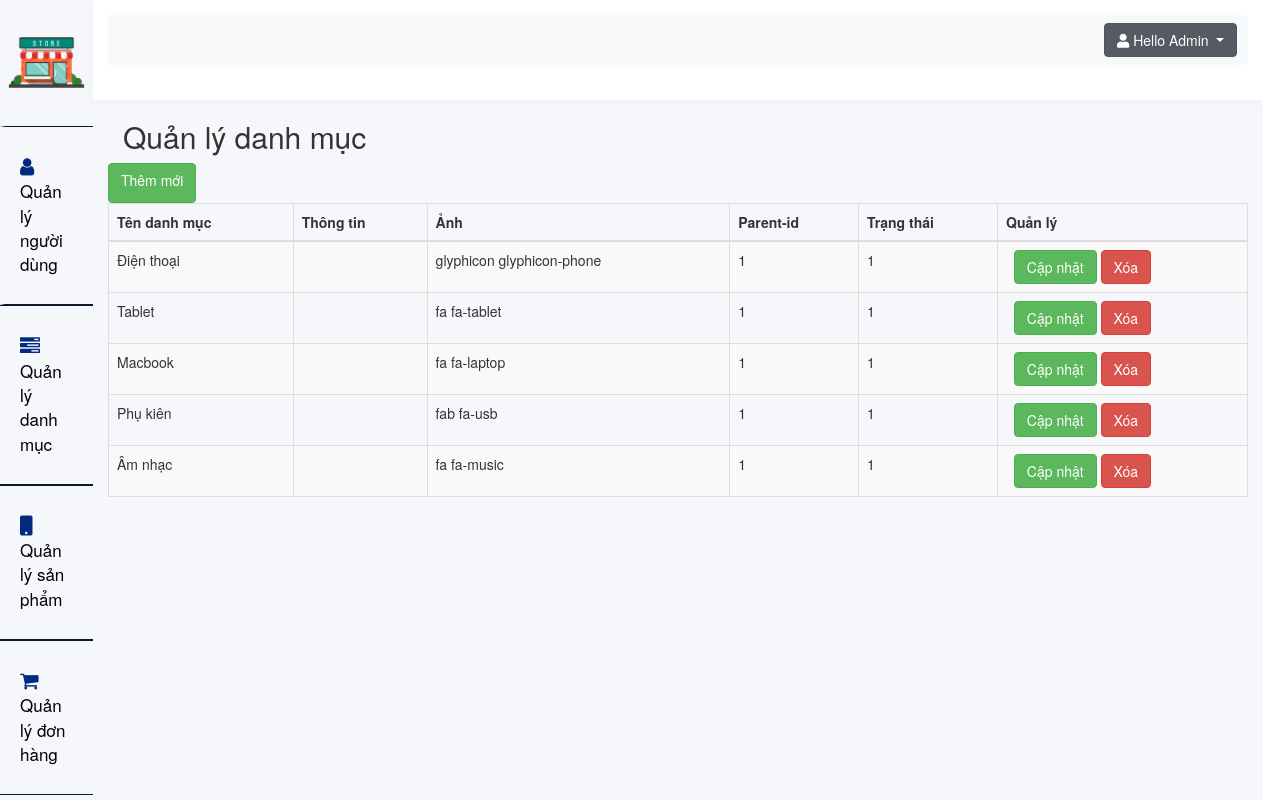
The page /admin/category-index.php on the database its author committed.
### tables this page shows
CREATE TABLE `categories` (
  `id` int(11) NOT NULL,
  `name` varchar(255) NOT NULL,
  `description` text NOT NULL,
  `thumbnail` varchar(255) NOT NULL,
  `parent_id` int(11) NOT NULL,
  `status` tinyint(1) NOT NULL
);

### admin/category-index.php (the view, shortened to what this page needs)
<?php  include_once'blocks/s.php'?>
<?php include_once'blocks/h.php' ?>
            <div class="information">
                <div class="info container">
                	<h2>Quản lý danh mục</h2>
                    <div class="row">
                    	<?php echo '<a class="btn btn-success" href="create-category.php">Thêm mới</a>';?>
                    	<br>
                    	<br>
                       <table class="table table-striped table-bordered">
              	<thead>
	                <tr>
	                  	<th>Tên danh mục</th>
	                  	<th>Thông tin</th>
	                  	<th>Ảnh</th>
	                  	<th>Parent-id</th>
	                  	<th>Trạng thái</th>
	                  	<th>Quản lý</th>
	                </tr>
              	</thead>
              	<tbody>
              	<?php
			   	$conn = Database::connect();
			   	$sql = "SELECT * FROM categories";
				$results = mysqli_query($conn, $sql);
				if ($results->num_rows > 0) {
				    while($row = $results->fetch_assoc()) {
				        echo '<tr>';
					   	echo '<td>'. $row['name'] . '</td>';
					   	echo '<td>'. $row['description'] . '</td>';
					   	echo '<td>'.$row['thumbnail'].'</td>';
					   	echo '<td>'.$row['parent_id'].'</td>';
					   	echo '<td>'. $row['status'] . '</td>';
					   	echo '<td width=250>';
					   	echo '<a class="btn btn-success" href="update-category.php?id='.$row['id'].'">Cập nhật</a>';
					   	echo '<a class="btn btn-danger" href="category-delete.php?id='.$row['id'].'">Xóa</a>';
					   	echo '</td>';
					   	echo '</tr>';
				    }
				} else {
				    echo "0 results";
				}
			  	?>
			      </tbody>
            </table>
                    </div>
                </div>
            </div>
        </div>
    </div>
</body>
</html>

### admin/blocks/s.php (shortened to what this page needs)
<!DOCTYPE html>
<html>
<head>
    <link rel="stylesheet" href="https://stackpath.bootstrapcdn.com/bootstrap/4.1.3/css/bootstrap.min.css">
    <link rel="stylesheet" href="https://use.fontawesome.com/releases/v5.5.0/css/all.css">
    <link href="//maxcdn.bootstrapcdn.com/bootstrap/3.3.0/css/bootstrap.min.css" rel="stylesheet" id="bootstrap-css">
    <link href="https://maxcdn.bootstrapcdn.com/font-awesome/4.6.3/css/font-awesome.min.css" rel="stylesheet">
</head>
<body class="home">
    <div class="container-fluid display-table">
        <div class="row display-table-row">
            <div class="col-md-2 col-sm-1 hidden-xs display-table-cell v-align box" id="navigation" >
                <div class="logo" style="background-color: #F6F7FA">
                    <a href="index.php"><img src="img/logo1.png"></a>
                </div>
                <div class="navi">
                    <ul>
                        <li class="active" style="color: black"><a href="user-indexs.php"><i class="fa fa-user" aria-hidden="true"></i><span class="hidden-xs hidden-sm">Quản lý người dùng</span></a></li>
                        <li><a href="category-index.php"><i class="fa fa-tasks" aria-hidden="true"></i><span class="hidden-xs hidden-sm">Quản lý danh mục</span></a></li>
                        <li><a href="product-index.php"><i class="fas fa-mobile"></i></i><span class="hidden-xs hidden-sm">Quản lý sản phẩm</span></a></li>
                        <li><a href="order.php"><i class="fa fa-shopping-cart" aria-hidden="true"></i><span class="hidden-xs hidden-sm">Quản lý đơn hàng</span></a></li>
                    </ul>
                </div>
            </div>

### admin/blocks/h.php (shortened to what this page needs)
<div class="col-md-10 col-sm-11 display-table-cell v-align">
                <div class="row">
                    <header>
                        <nav class="navbar navbar-expand-lg navbar-light bg-light">
                          <div class="collapse navbar-collapse" id="navbarSupportedContent">
                            <form class="form-inline my-2 my-lg-0">
                              <button class="btn btn-outline-success my-2 my-sm-0" type="submit"></button>
                            </form>
                          </div>
                          <div class="dropdown show">
                              <a class="btn btn-secondary dropdown-toggle" href="#" role="button" id="dropdownMenuLink" data-toggle="dropdown" aria-haspopup="true" aria-expanded="false">
                                <i class="fas fa-user"></i>
                                Hello Admin
                              </a>
                            </div>
                        </nav>
                    </header>
                </div>

### admin/blocks/s.php (style rules this page uses)
a:focus,a:hover,a { outline:none; text-decoration: none; }
li,ul { list-style: none; padding: 0; margin: 0; }
.home { background: #f6f7fa; }
#navigation { background: #F6F7FA; }
#navigation { padding: 0; }
.display-table { display: table; padding: 0; height: 100%; width: 100%; }
.display-table-row { display: table-row; height: 100%; }
.display-table-cell { display: table-cell; float: none; height: 100%; }
.v-align { vertical-align: top; }
.logo img { max-width: 180px; padding: 16px 0 17px; width: 100%; }
.navi i { font-size: 20px; }
#navigation { -webkit-transition: all 0.5s ease; -moz-transition: all 0.5s ease; -o-transition: all 0.5s ease; transition: all 0.5s ease; }
header { background: #ffffff none repeat scroll 0 0; box-shadow: 0 1px 12px rgba(0, 0, 0, 0.04); display: inline-block !important; line-height: 23px; padding: 15px; transition: all 0.5s ease 0s; width: 100%; -webkit-transition: all 0.5s ease; -moz-transition: all 0.5s ease; -o-transition: all 0.5s ease; transition: all 0.5s ease; }
.logo { text-align: center; }
.navi a { border-bottom: 1px solid #0d172e; border-top: 1px solid #0d172e; color: black; display: block; font-size: 17px; font-weight: 500; padding: 28px 20px; text-decoration: none; }
.navi i { margin-right: 15px; color: #002b80; }
.navi .active a { background: #F6F7FA; border-left: 5px solid #F6F7FA; padding-left: 15px; }
.hidden-xs { -webkit-transition: all 0.5s ease; -moz-transition: all 0.5s ease; -o-transition: all 0.5s ease; transition: all 0.5s ease; }

### rows shown on the page
categories: name "Điện thoại", thumbnail "glyphicon glyphicon-phone", parent "1", status "1"
categories: name "Tablet", thumbnail "fa fa-tablet", parent "1", status "1"
categories: name "Macbook", thumbnail "fa fa-laptop", parent "1", status "1"
categories: name "Phụ kiên", thumbnail "fab fa-usb", parent "1", status "1"
categories: name "Âm nhạc", thumbnail "fa fa-music", parent "1", status "1"
